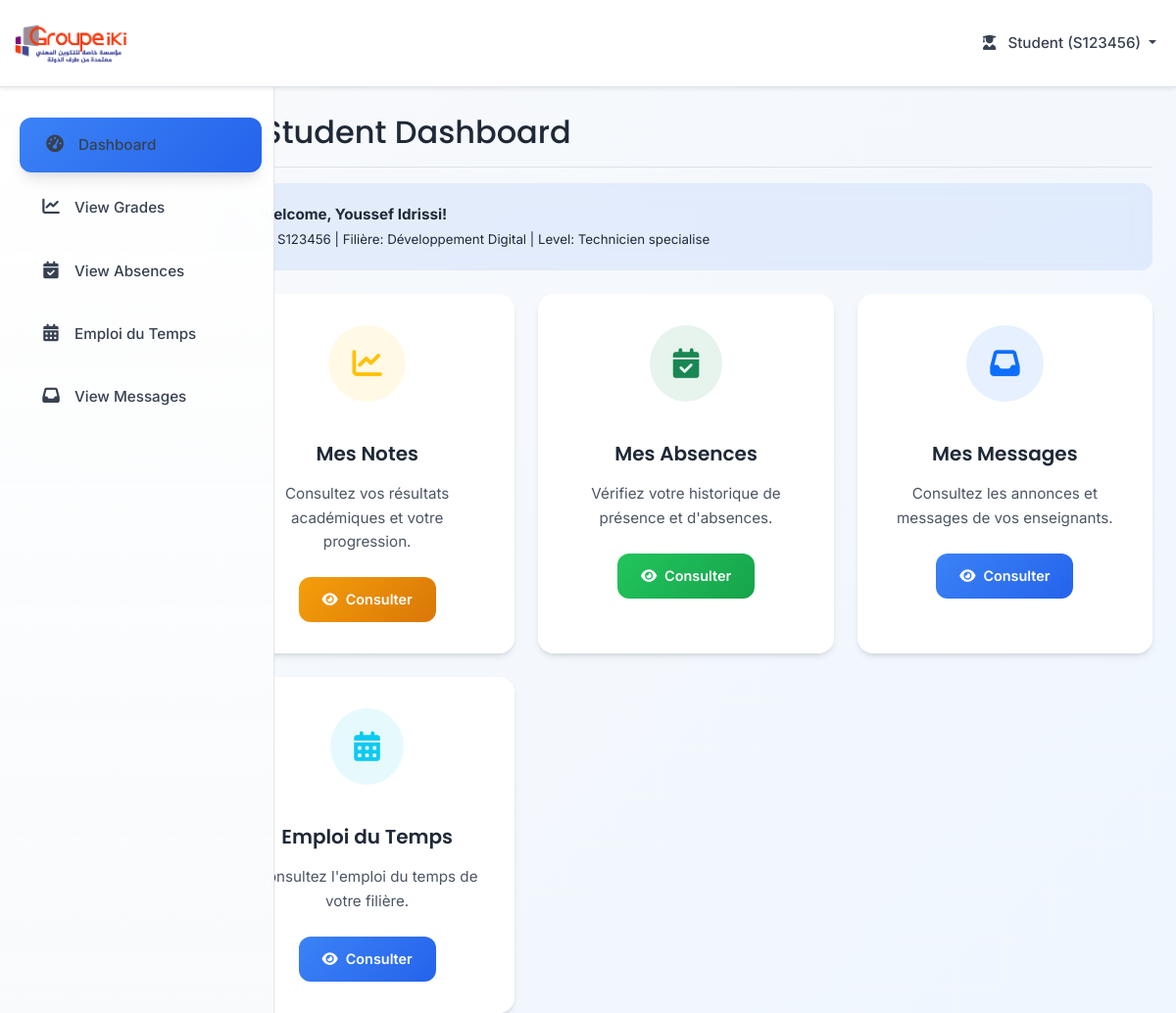
Screenshot of /dashboard_student.php (signed in) with the database file from the repository.
### tables this page shows
CREATE TABLE `students` (
  `id` int(11) NOT NULL,
  `nom` varchar(50) NOT NULL,
  `prenom` varchar(50) NOT NULL,
  `cni` varchar(50) NOT NULL,
  `password` varchar(255) NOT NULL,
  `date_naissance` date DEFAULT NULL,
  `lieu_naissance` varchar(100) DEFAULT NULL,
  `adresse` text DEFAULT NULL,
  `date_inscription` date DEFAULT curdate(),
  `niveau` enum('technicien','technicien_specialise','qualifiant') DEFAULT 'technicien',
  `num_telephone` varchar(20) DEFAULT NULL,
  `email` varchar(100) DEFAULT NULL,
  `filiere_id` int(11) DEFAULT NULL,
  `account_status` enum('active','suspended') DEFAULT 'active',
  `created_at` timestamp NOT NULL DEFAULT current_timestamp()
);

CREATE TABLE `filieres` (
  `id` int(11) NOT NULL,
  `name` varchar(100) NOT NULL,
  `description` text DEFAULT NULL,
  `created_at` timestamp NOT NULL DEFAULT current_timestamp()
);

### dashboard_student.php (the view, shortened to what this page needs)
<?php
$user_cni = $_SESSION['user_cni'];
$host = 'localhost';
$dbname = 'groupe_iki';
$username = 'root';
$db_password = '';
$student_name = '';
$student_filiere = '';
try {
    $pdo = new PDO("mysql:host=$host;dbname=$dbname;charset=utf8", $username, $db_password);
    $pdo->setAttribute(PDO::ATTR_ERRMODE, PDO::ERRMODE_EXCEPTION);
    $stmt = $pdo->prepare("
        SELECT s.nom, s.prenom, s.niveau, f.name as filiere_name
        FROM students s
        LEFT JOIN filieres f ON s.filiere_id = f.id
        WHERE s.cni = ?
    ");
    $stmt->execute([$user_cni]);
    $student = $stmt->fetch(PDO::FETCH_ASSOC);
    if ($student) {
        $student_name = $student['prenom'] . ' ' . $student['nom'];
        $student_filiere = $student['filiere_name'] ?? 'No filière assigned';
        $student_niveau = $student['niveau'] ?? '';
    }
} catch (PDOException $e) {
}
?>
<!DOCTYPE html>
<html lang="en">
<head>
    <link href="https://cdn.jsdelivr.net/npm/bootstrap@5.3.0/dist/css/bootstrap.min.css" rel="stylesheet">
    <link href="https://cdnjs.cloudflare.com/ajax/libs/font-awesome/6.4.0/css/all.min.css" rel="stylesheet">
    <link href="css/styles.css" rel="stylesheet">
</head>
<body class="dashboard-page">
    <nav class="navbar navbar-expand-lg navbar-light bg-white fixed-top border-bottom shadow-sm">
        <div class="container-fluid">
            <a class="navbar-brand d-flex align-items-center" href="dashboard_student.php">
                 <img src="assets/logo-circle.jpg" alt="" width="120px">
            </a>
            <div class="collapse navbar-collapse" id="navbarNav">
                <ul class="navbar-nav ms-auto">
                    <li class="nav-item dropdown">
                        <a class="nav-link dropdown-toggle" href="#" id="userDropdown" role="button" data-bs-toggle="dropdown">
                            <i class="fas fa-user-graduate me-2"></i>
                            Student (<?php echo htmlspecialchars($user_cni); ?>)
                        </a>
                    </li>
                </ul>
            </div>
        </div>
    </nav>
    <div class="container-fluid">
        <div class="row">
            <nav class="col-md-3 col-lg-2 d-md-block sidebar collapse" id="sidebar">
                <div class="position-sticky pt-3">
                    <ul class="nav flex-column">
                        <li class="nav-item">
                            <a class="nav-link active" href="dashboard_student.php">
                                <i class="fas fa-tachometer-alt me-2"></i>
                                Dashboard
                            </a>
                        </li>
                        <li class="nav-item">
                            <a class="nav-link" href="view_grades.php">
                                <i class="fas fa-chart-line me-2"></i>
                                View Grades
                            </a>
                        </li>
                        <li class="nav-item">
                            <a class="nav-link" href="student_absences.php">
                                <i class="fas fa-calendar-check me-2"></i>
                                View Absences
                            </a>
                        </li>
                        <li class="nav-item">
                            <a class="nav-link" href="view_schedule.php">
                                <i class="fas fa-calendar-alt me-2"></i>
                                Emploi du Temps
                            </a>
                        </li>
                        <li class="nav-item">
                            <a class="nav-link" href="view_messages.php">
                                <i class="fas fa-inbox me-2"></i>
                                View Messages
                            </a>
                        </li>
                    </ul>
                </div>
            </nav>
            <main class="col-md-9 ms-sm-auto col-lg-10 px-md-4 main-content">
                <div class="d-flex justify-content-between flex-wrap flex-md-nowrap align-items-center pt-3 pb-2 mb-3 border-bottom">
                    <h1 class="h2">
                        <i class="fas fa-user-graduate me-2"></i>
                        Student Dashboard
                    </h1>
                </div>
                <div class="alert alert-info" role="alert">
                    <strong>Welcome, <?php echo $student_name ? htmlspecialchars($student_name) : 'Student'; ?>!</strong>
                    <br>
                    <small>
                        CNI: <?php echo htmlspecialchars($user_cni); ?>
                        <?php if ($student_filiere): ?>
                            | Filière: <?php echo htmlspecialchars($student_filiere); ?>
                        <?php endif; ?>
                        <?php if ($student_niveau): ?>
                            | Level: <?php echo htmlspecialchars(ucfirst(str_replace('_', ' ', $student_niveau))); ?>
                        <?php endif; ?>
                    </small>
                </div>
                <div class="row g-4">
                    <div class="col-md-6 col-lg-4">
                        <div class="card dashboard-card h-100">
                            <div class="card-body">
                                <div class="card-icon">
                                    <div class="d-inline-flex align-items-center justify-content-center rounded-circle bg-warning bg-opacity-10 p-4 mb-3">
                                        <i class="fas fa-chart-line fa-2x text-warning"></i>
                                    </div>
                                </div>
                                <h5 class="card-title">Mes Notes</h5>
                                <p class="card-text">Consultez vos résultats académiques et votre progression.</p>
                                <a href="view_grades.php" class="btn btn-warning">
                                    <i class="fas fa-eye me-2"></i>Consulter
                                </a>
                            </div>
                        </div>
                    </div>
                    <div class="col-md-6 col-lg-4">
                        <div class="card dashboard-card h-100">
                            <div class="card-body">
                                <div class="card-icon">
                                    <div class="d-inline-flex align-items-center justify-content-center rounded-circle bg-success bg-opacity-10 p-4 mb-3">
                                        <i class="fas fa-calendar-check fa-2x text-success"></i>
                                    </div>
                                </div>
                                <h5 class="card-title">Mes Absences</h5>
                                <p class="card-text">Vérifiez votre historique de présence et d'absences.</p>
                                <a href="student_absences.php" class="btn btn-success">
                                    <i class="fas fa-eye me-2"></i>Consulter
                                </a>
                            </div>
                        </div>
                    </div>
                    <div class="col-md-6 col-lg-4">
                        <div class="card dashboard-card h-100">
                            <div class="card-body">
                                <div class="card-icon">
                                    <div class="d-inline-flex align-items-center justify-content-center rounded-circle bg-primary bg-opacity-10 p-4 mb-3">
                                        <i class="fas fa-inbox fa-2x text-primary"></i>
                                    </div>
                                </div>
                                <h5 class="card-title">Mes Messages</h5>
                                <p class="card-text">Consultez les annonces et messages de vos enseignants.</p>
                                <a href="view_messages.php" class="btn btn-primary">
                                    <i class="fas fa-eye me-2"></i>Consulter
                                </a>
                            </div>
                        </div>
                    </div>
                    <div class="col-md-6 col-lg-4">
                        <div class="card dashboard-card h-100">
                            <div class="card-body">
                                <div class="card-icon">
                                    <div class="d-inline-flex align-items-center justify-content-center rounded-circle bg-info bg-opacity-10 p-4 mb-3">
                                        <i class="fas fa-calendar-alt fa-2x text-info"></i>
                                    </div>
                                </div>
                                <h5 class="card-title">Emploi du Temps</h5>
                                <p class="card-text">Consultez l'emploi du temps de votre filière.</p>
                                <a href="view_schedule.php" class="btn btn-info text-white">
                                    <i class="fas fa-eye me-2"></i>Consulter
                                </a>
                            </div>
                        </div>
                    </div>
                </div>
            </main>
        </div>
    </div>
</body>
</html>

### rows the page displays
students: student_name "Youssef Idrissi", filiere.name "Développement Digital", niveau "Technicien specialise"

### other values shown
$user_cni "S123456"
